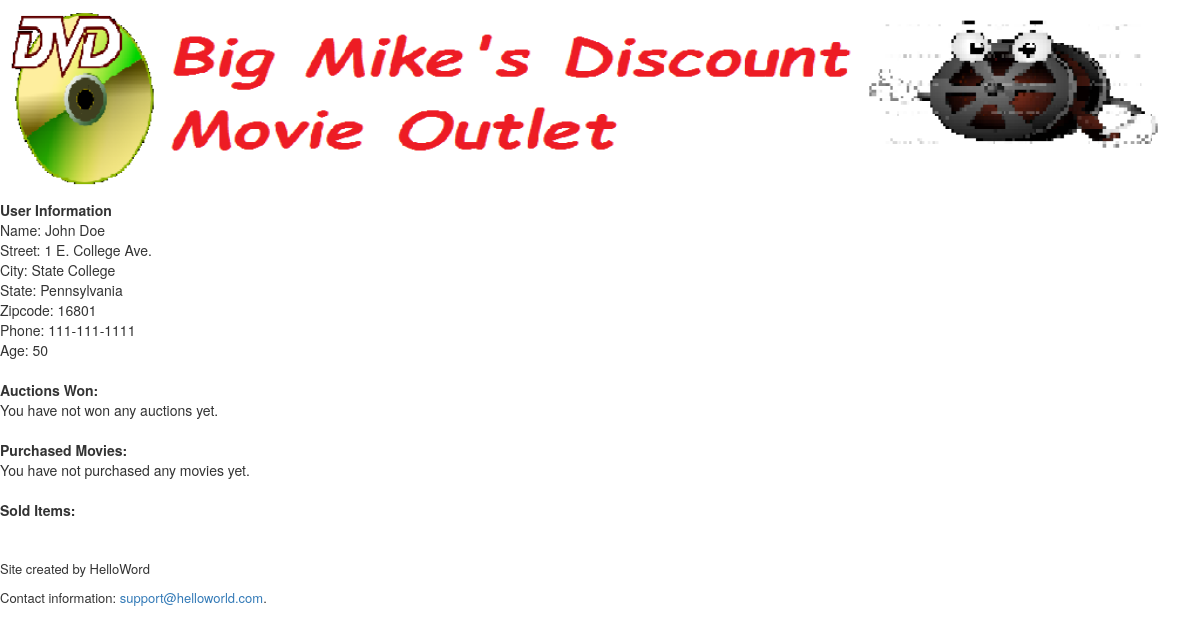
Page /Website-Files/profile.php?uid=1 on the earlier database version.
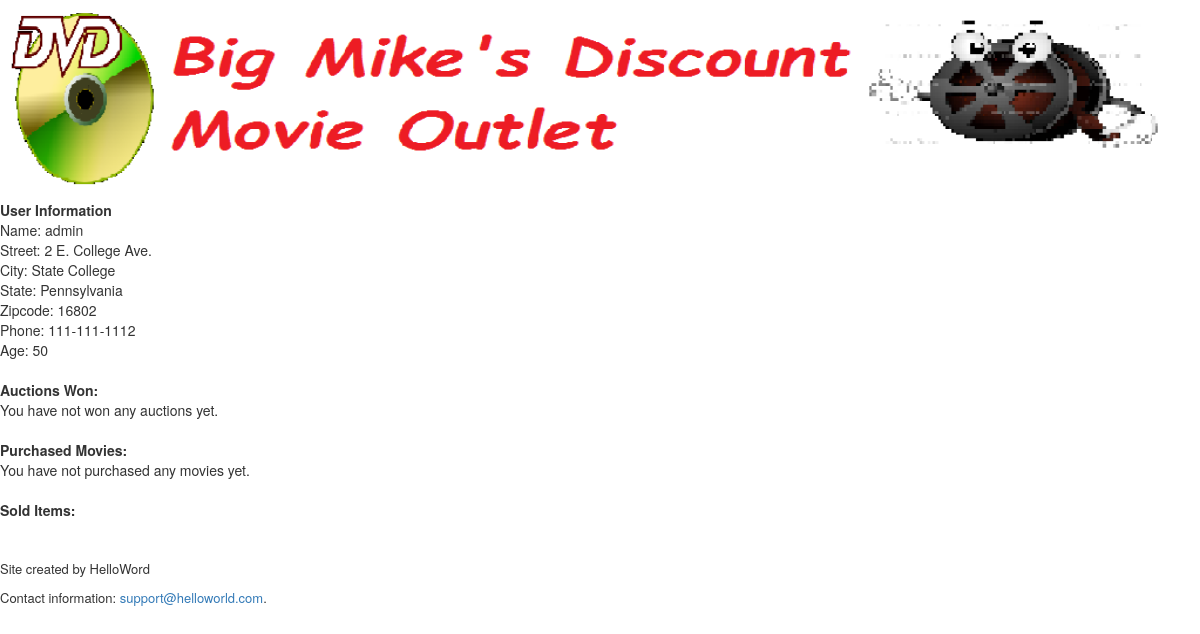
Same page on the later database version.
### tables this page shows
CREATE TABLE Users(
	uid 		INTEGER		NOT NULL AUTO_INCREMENT,
	email		VARCHAR(50)	NOT NULL,
	password	VARCHAR(100)	NOT NULL,
	name		VARCHAR(50),
	addressStreet	VARCHAR(50), 
	addressCity	VARCHAR(50),
	addressState	VARCHAR(50),	
	addressZip	VARCHAR(50),
	phone		VARCHAR(20),
	age		INTEGER,
	ratingAvg	FLOAT(3,1),
	totalRatings	INTEGER,
	UNIQUE(email),
	PRIMARY KEY(uid)
);

### Website-Files/profile.php (the view, shortened to what this page needs)
<?php
 	$db = mysqli_connect('localhost','root','Dudio10','cmpsc431w')
 	or die('Error connecting to MySQL server.');
	$uid = $_GET['uid'];
	$query =
		"SELECT *
 		FROM Users
 		WHERE Users.uid = ".$uid." ";
		mysqli_query($db, $query) or die('Error querying database1.');
		$result = mysqli_query($db, $query);
		$row = mysqli_fetch_array($result);
		$uid  = $row['uid'];
		$name = $row['name'];
		$addrstr = $row['addressStreet'];
		$addrcty = $row['addressCity'];
		$addrstate = $row['addressState'];
		$addrzip = $row['addressZip'];
		$phone = $row['phone'];
		$age = $row['age'];
		$query1 = "
		SELECT *
		FROM Transactions as T, Items as I, AuctionItems as AI, Is_Movie as IM, Movies as M
		WHERE T.uid = ".$uid." AND T.itemId = I.itemId AND I.itemID = AI.itemId AND AI.itemId = IM.itemId AND IM.movieId = M.movieId";
		$result1 = mysqli_query($db, $query1) or die('Error querying database2.');
		$num_records1 = $result1->num_rows;
		$query2 =
		"SELECT *
		FROM Transactions as T, Items as I, SaleItems as SI, is_Movie as IM, Movies as M
		WHERE T.uid = ".$uid." AND T.itemId = I.itemId AND I.itemID = SI.itemId AND SI.itemId = IM.itemId AND IM.movieId = M.movieId";
		$result2 = mysqli_query($db, $query2) or die('Error querying database3.');
		$num_records2 = $result2->num_rows;
		$query3 =
		"SELECT *
 		FROM is_Seller
 		WHERE is_Seller.uid = ".$uid." ";
 		$result3 = mysqli_query($db, $query3);
 		$num_records3 = $result3->num_rows;
 		$isSeller = False;
 		if ($num_records3 == 1){
 			$isSeller = True;
 		}
	?>
<html>
 	<head>
  		<link rel="stylesheet" href="https://maxcdn.bootstrapcdn.com/bootstrap/3.3.7/css/bootstrap.min.css">
    	<img id="banner" src="banner.png" alt="Banner Image"/>
    </head>
	<body>
		<?php
			echo '<br> <br> <br> <br> <br> <br> <br> <br> <br><br><b>User Information</b><br>';
			echo 'Name: '. $name.'<br>';
			echo 'Street: '. $addrstr.'<br>';
			echo 'City: '. $addrcty.'<br>';
			echo 'State: '. $addrstate.'<br>';
			echo 'Zipcode: '. $addrzip.'<br>';
			echo 'Phone: '. $phone.'<br>';
			echo 'Age: '. $age.'<br><br>';
			echo '<b>Auctions Won:</b><br>';
			if($num_records1 == 0){
				echo 'You have not won any auctions yet. <br>';
			}
			echo '<br><b>Purchased Movies: </b><br>';
			if($num_records2 == 0){
				echo 'You have not purchased any movies yet. <br>';
			}
			if($isSeller == True){
 					echo '<br><b>Sold Items:</b><br>';
			}
			echo '<br><br>';
		?>
	</body>
	<footer>
  		<p><font size="2px"> Site created by HelloWord </font></p>
  		<p><font size="2px"> Contact information: <a href="mailto:support@helloword.com">
  		support@helloworld.com</a>.</font></p>
</footer>
</html>

### Website-Files/profile.php (style rules this page uses)
#banner { position: absolute; top: 0px; left: 0px; right: 0px; width: 100%; height: 200px; z-index: -1; }

Differences in the rows shown:
changed users "State College": name "John Doe" → "admin"; addressStreet "1 E. College Ave." → "2 E. College Ave."; addressZip "16801" → "16802"; phone "111-111-1111" → "111-111-1112"
